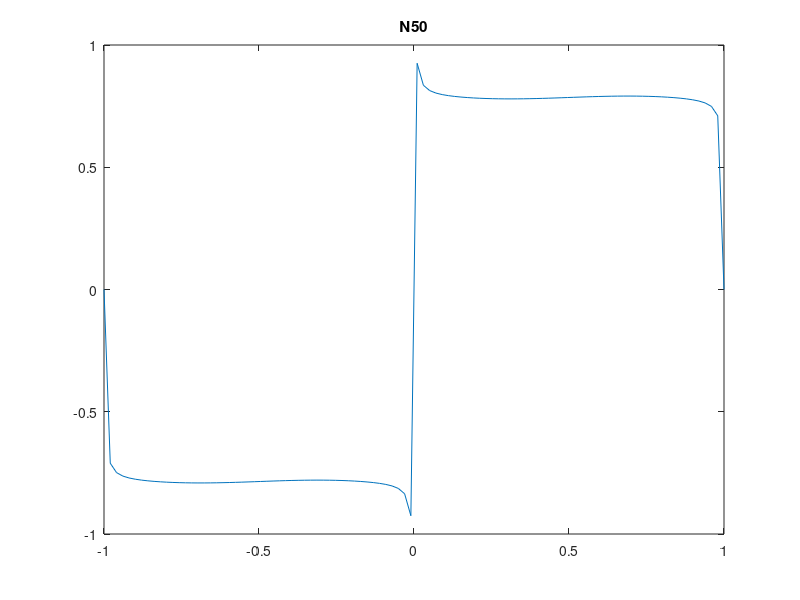

Reproduce this figure in MATLAB.
x = linspace(-1,1,100);
y = zeros(1,100);
N = 50;
pi = 3.1415926;
temp = zeros(100,1);
for i = 0:N
    temp = sin((2.*i + 1).*pi.*x);
    y = y + temp./(2*i+1);
end
figure
plot(x,y)
title(["N" num2str(N)])